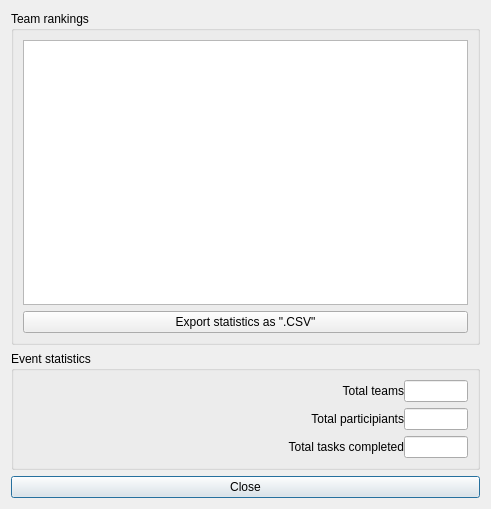
<?xml version="1.0" encoding="UTF-8"?>
<ui version="4.0">
 <class>Gui_Rankings</class>
 <widget class="QDialog" name="Gui_Rankings">
  <property name="geometry">
   <rect>
    <x>0</x>
    <y>0</y>
    <width>491</width>
    <height>509</height>
   </rect>
  </property>
  <property name="sizePolicy">
   <sizepolicy hsizetype="MinimumExpanding" vsizetype="MinimumExpanding">
    <horstretch>0</horstretch>
    <verstretch>0</verstretch>
   </sizepolicy>
  </property>
  <property name="windowTitle">
   <string>Rankings</string>
  </property>
  <property name="windowIcon">
   <iconset resource="resources.qrc">
    <normaloff>:/icons/rankings_dialog_16</normaloff>:/icons/rankings_dialog_16</iconset>
  </property>
  <layout class="QVBoxLayout" name="rankingLayout">
   <item>
    <widget class="QGroupBox" name="groupRankings">
     <property name="sizePolicy">
      <sizepolicy hsizetype="MinimumExpanding" vsizetype="MinimumExpanding">
       <horstretch>0</horstretch>
       <verstretch>0</verstretch>
      </sizepolicy>
     </property>
     <property name="title">
      <string>Team rankings</string>
     </property>
     <layout class="QVBoxLayout" name="layoutTeamRankings">
      <item>
       <widget class="QTableView" name="rankingView">
        <property name="toolTip">
         <string>Click on column headers, to sort by category</string>
        </property>
       </widget>
      </item>
      <item>
       <widget class="QPushButton" name="exportButton">
        <property name="text">
         <string>Export statistics as &quot;.CSV&quot;</string>
        </property>
        <property name="icon">
         <iconset resource="resources.qrc">
          <normaloff>:/icons/export_16</normaloff>:/icons/export_16</iconset>
        </property>
       </widget>
      </item>
     </layout>
    </widget>
   </item>
   <item>
    <widget class="QGroupBox" name="groupBox">
     <property name="title">
      <string>Event statistics</string>
     </property>
     <layout class="QVBoxLayout" name="statLayout">
      <item>
       <layout class="QGridLayout" name="statGrid">
        <property name="horizontalSpacing">
         <number>0</number>
        </property>
        <item row="2" column="0">
         <widget class="QLabel" name="ttaskLabel">
          <property name="text">
           <string>Total tasks completed</string>
          </property>
          <property name="alignment">
           <set>Qt::AlignRight|Qt::AlignTrailing|Qt::AlignVCenter</set>
          </property>
         </widget>
        </item>
        <item row="2" column="1">
         <widget class="QLineEdit" name="tTasks">
          <property name="maximumSize">
           <size>
            <width>64</width>
            <height>16777215</height>
           </size>
          </property>
          <property name="toolTip">
           <string>Sum of all completed tasks from all teams</string>
          </property>
          <property name="alignment">
           <set>Qt::AlignCenter</set>
          </property>
          <property name="readOnly">
           <bool>true</bool>
          </property>
         </widget>
        </item>
        <item row="0" column="0">
         <widget class="QLabel" name="tteamsLabel">
          <property name="text">
           <string>Total teams</string>
          </property>
          <property name="alignment">
           <set>Qt::AlignRight|Qt::AlignTrailing|Qt::AlignVCenter</set>
          </property>
         </widget>
        </item>
        <item row="1" column="0">
         <widget class="QLabel" name="tparcLabel">
          <property name="text">
           <string>Total participiants</string>
          </property>
          <property name="alignment">
           <set>Qt::AlignRight|Qt::AlignTrailing|Qt::AlignVCenter</set>
          </property>
         </widget>
        </item>
        <item row="1" column="1">
         <widget class="QLineEdit" name="tPar">
          <property name="maximumSize">
           <size>
            <width>64</width>
            <height>16777215</height>
           </size>
          </property>
          <property name="toolTip">
           <string>Total number of participiants</string>
          </property>
          <property name="alignment">
           <set>Qt::AlignCenter</set>
          </property>
          <property name="readOnly">
           <bool>true</bool>
          </property>
         </widget>
        </item>
        <item row="0" column="1">
         <widget class="QLineEdit" name="tTeams">
          <property name="maximumSize">
           <size>
            <width>64</width>
            <height>16777215</height>
           </size>
          </property>
          <property name="toolTip">
           <string>Total number of teams participated in this event</string>
          </property>
          <property name="alignment">
           <set>Qt::AlignCenter</set>
          </property>
          <property name="readOnly">
           <bool>true</bool>
          </property>
         </widget>
        </item>
       </layout>
      </item>
     </layout>
    </widget>
   </item>
   <item>
    <widget class="QPushButton" name="closeButton">
     <property name="toolTip">
      <string>Close rankings dialog</string>
     </property>
     <property name="text">
      <string>Close</string>
     </property>
     <property name="icon">
      <iconset resource="resources.qrc">
       <normaloff>:/icons/close_16</normaloff>:/icons/close_16</iconset>
     </property>
     <property name="default">
      <bool>true</bool>
     </property>
    </widget>
   </item>
  </layout>
 </widget>
 <resources>
  <include location="resources.qrc"/>
 </resources>
 <connections>
  <connection>
   <sender>closeButton</sender>
   <signal>clicked()</signal>
   <receiver>Gui_Rankings</receiver>
   <slot>accept()</slot>
   <hints>
    <hint type="sourcelabel">
     <x>245</x>
     <y>326</y>
    </hint>
    <hint type="destinationlabel">
     <x>245</x>
     <y>171</y>
    </hint>
   </hints>
  </connection>
 </connections>
</ui>
